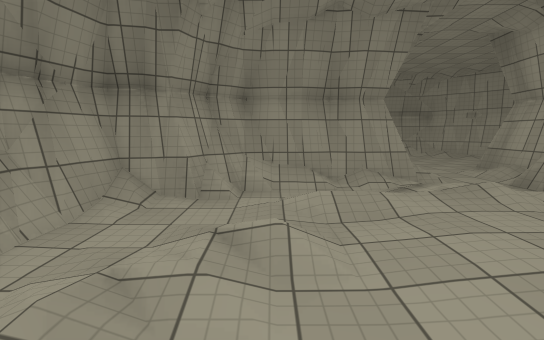
view 1 (above)

24 first-person views from a walk through a Unity game level. The camera is 1.41 m above the floor, tilts 8° down and sees 90° across. The floor is counted in squares, 1.41 m on a side. Each view is taken from the middle of a square. On the plan, view 1 faces up. The plan holds only what a view shows up to about 11 squares ahead; the rest is blank. The player character is not drawn. Some surface patterns are stand-ins.

view 2
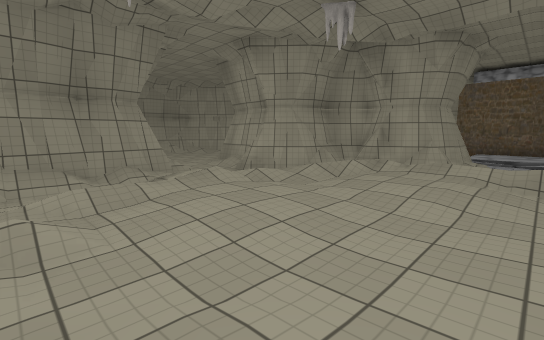

view 3
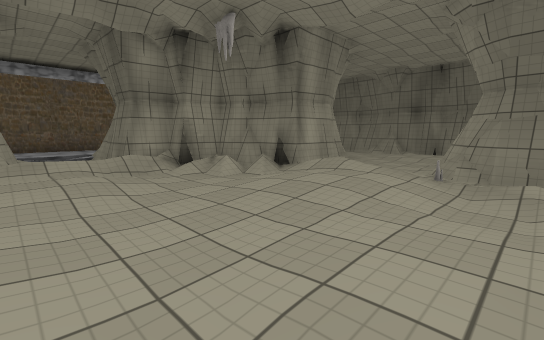

view 4
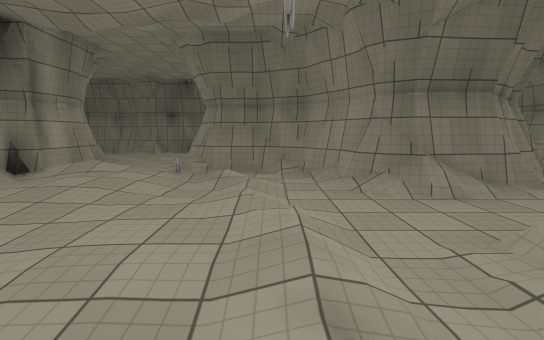

view 5
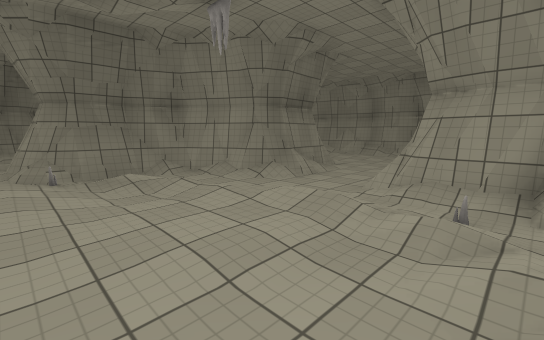

view 6
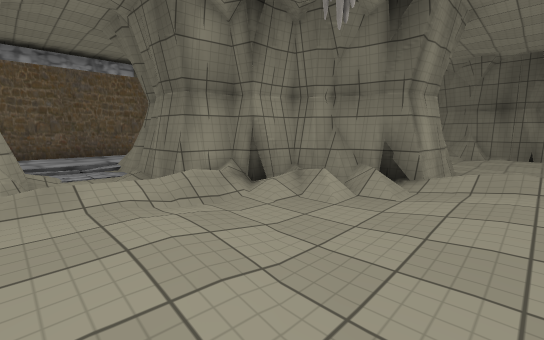

view 7
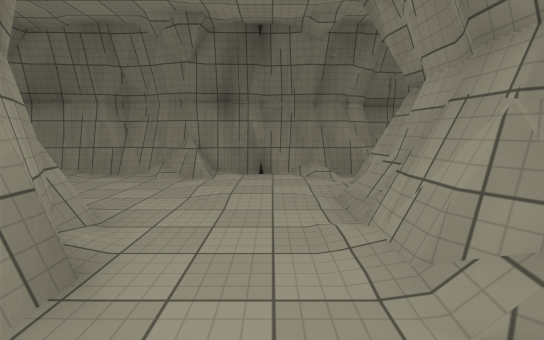

view 8
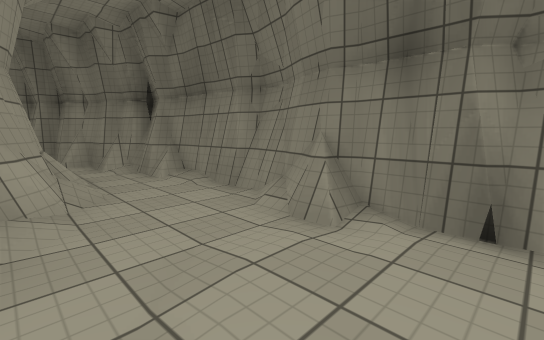

view 9
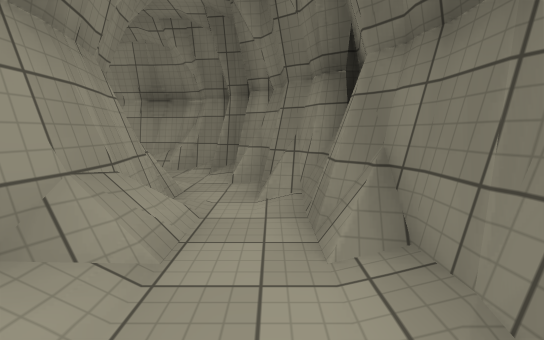

view 10
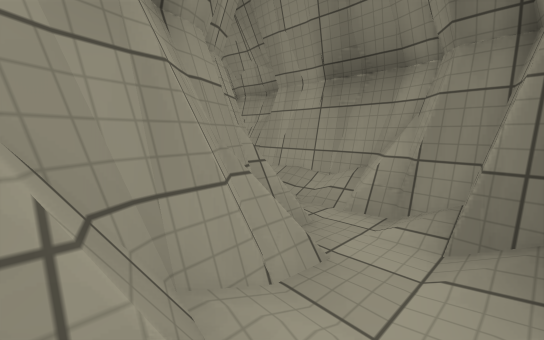

view 11
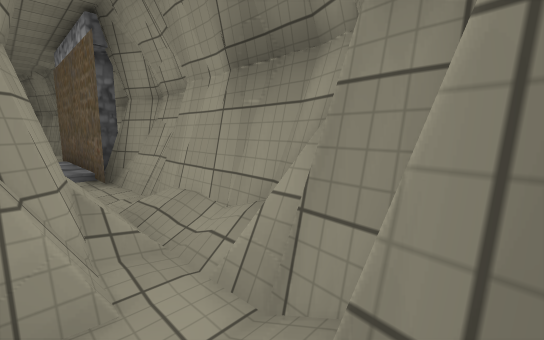

view 12
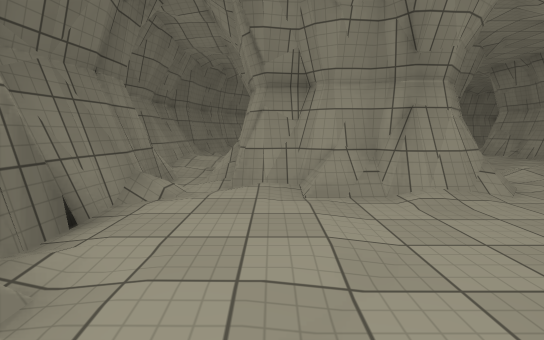

view 13
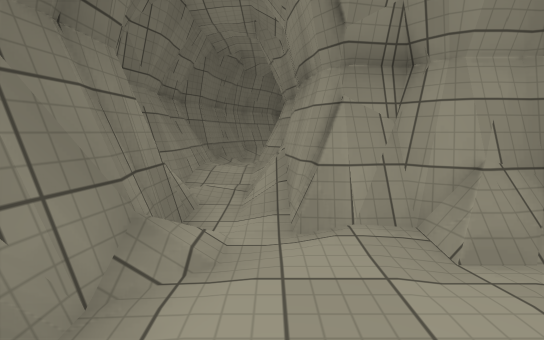

view 14
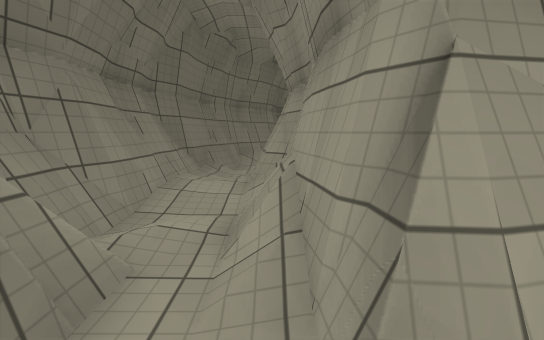

view 15
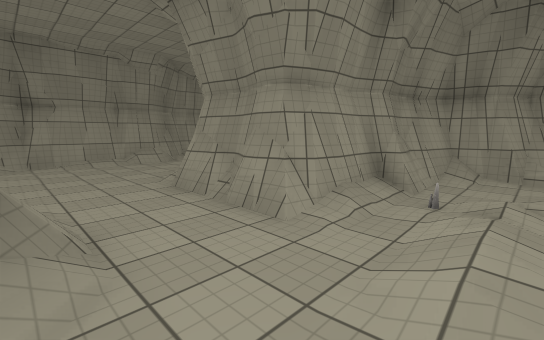

view 16
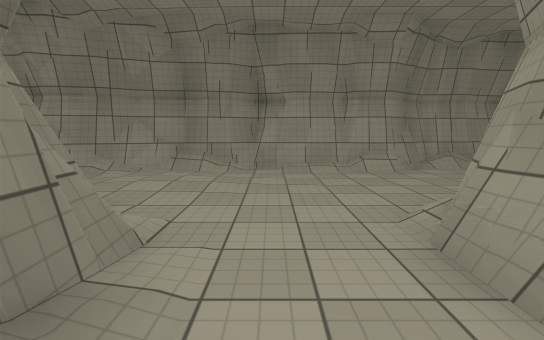

view 17
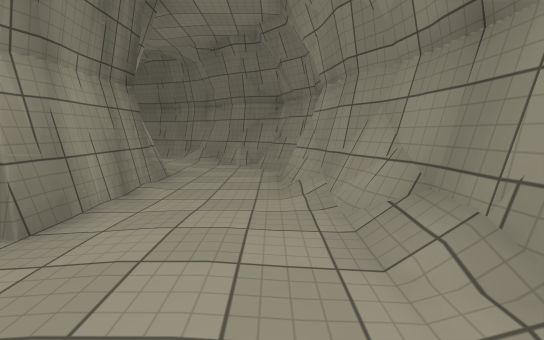

view 18
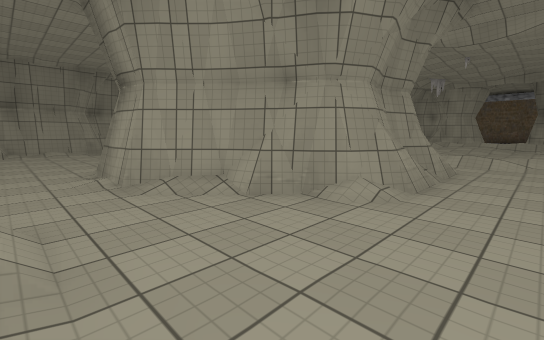

view 19
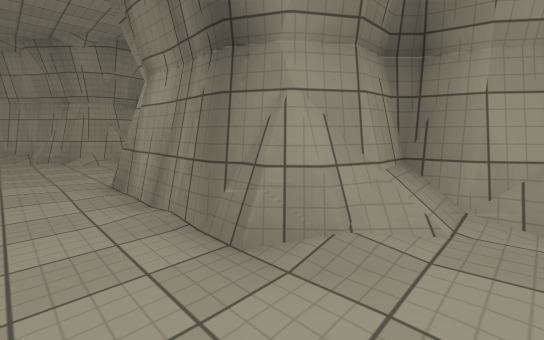

view 20
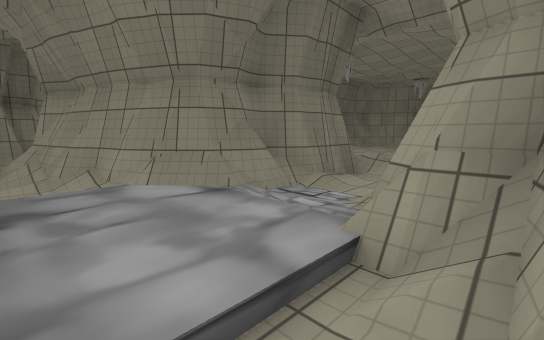

view 21
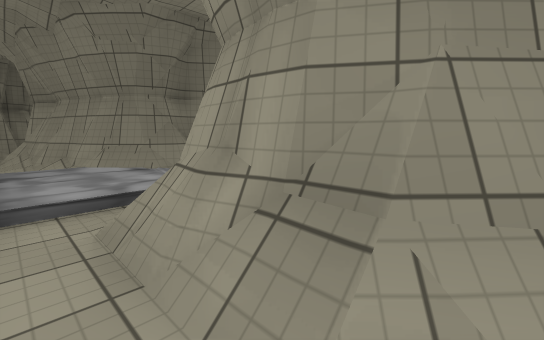

view 22
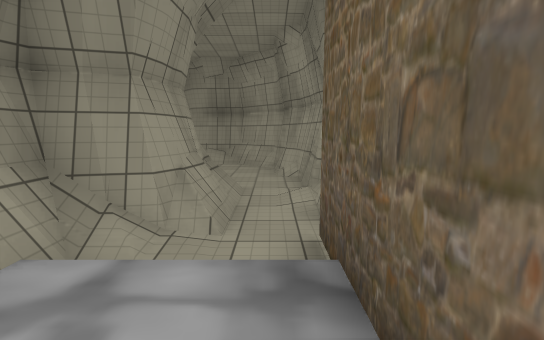

view 23
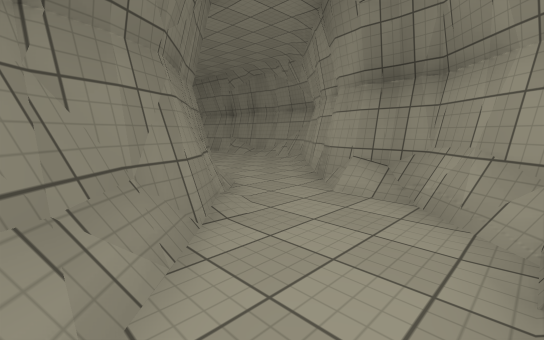

view 24
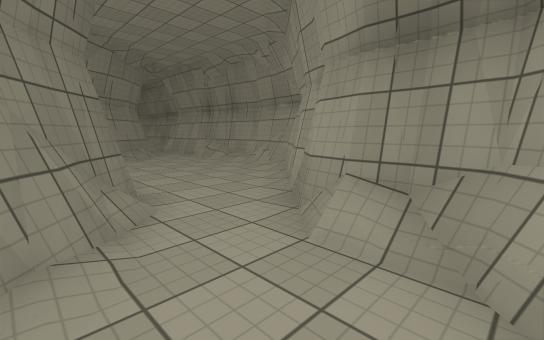

### Floor plan
Key: @ floor where view 1 was taken; # wall or solid block; . main floor; : floor 0.25 m higher than the main floor; + floor 0.5 m higher than the main floor; * floor 0.75 m higher than the main floor; / step, stairs or slope; = window, fence, low wall or low ledge; O other object.
Columns run from 13 left of view 1 to 15 right of it. Each row starts with its distance up from view 1.
 14                  ####
 13   #              ///###
 12   #//           ......##
 11   ...         #O.......##
 10   ...         ##/.......###
  9   ...             ........##
  8   ...             ..  ##...##
  7   ...       #    /.#  ###...#
  6   ../      ######..#    ##..#
  5 #/..#     ##O..::./##   ##=.#
  4  /..#     #/.:/++///##   #O.#
  3  /..##    #.:/.:::///##  ##.#
  2  #...#   ##.:.:::::://#####.#
  1  #/..##  #///..:::::/.###=//#
  0  #/...####/./@:...::+....:::#
 -1  #:.........+::::..:/.//.:::#
 -2  #........../:::::.//#####::#
 -3  #..:..//#O./.:++:.O##   #/.#
 -4  #/::.#####..::+///##    ##.#
 -5  ##.:.#   ##..::/ ##      #.#
 -6  ##...#    ####...#       #/#
 -7   #...#       ##..##      ###
 -8   #...###     ##...##   ###=#
 -9   ##../*#     #=....#####/.#
-10    #..::#######:::.../=/.//#
-11    ###:  ##/#O::::......####
-12      ###..:::.############
-13       ##########

Where each view was taken, in squares from view 1:
view 1: 0 up, 0 right, facing up
view 2: 1 down, 0 right, facing up-right
view 3: 1 up, 0 right, facing down-right
view 4: 2 up, 1 left, facing down
view 5: 2 up, 2 right, facing down-left
view 6: 1 up, 3 right, facing down-right
view 7: 5 down, 3 right, facing down
view 8: 9 down, 3 right, facing down-right
view 9: 11 down, 7 right, facing right
view 10: 10 down, 11 right, facing up-right
view 11: 10 down, 13 right, facing up-right
view 12: 10 down, 6 right, facing left
view 13: 11 down, 4 right, facing left
view 14: 11 down, 2 right, facing left
view 15: 3 down, 1 left, facing up-left
view 16: 2 down, 4 left, facing left
view 17: 2 down, 10 left, facing down
view 18: 2 down, 11 left, facing up-right
view 19: 10 down, 9 left, facing up-right
view 20: 2 up, 14 right, facing down-left
view 21: 5 up, 14 right, facing down-left
view 22: 1 down, 14 right, facing up
view 23: 5 up, 14 right, facing up-left
view 24: 7 up, 13 right, facing up-left
